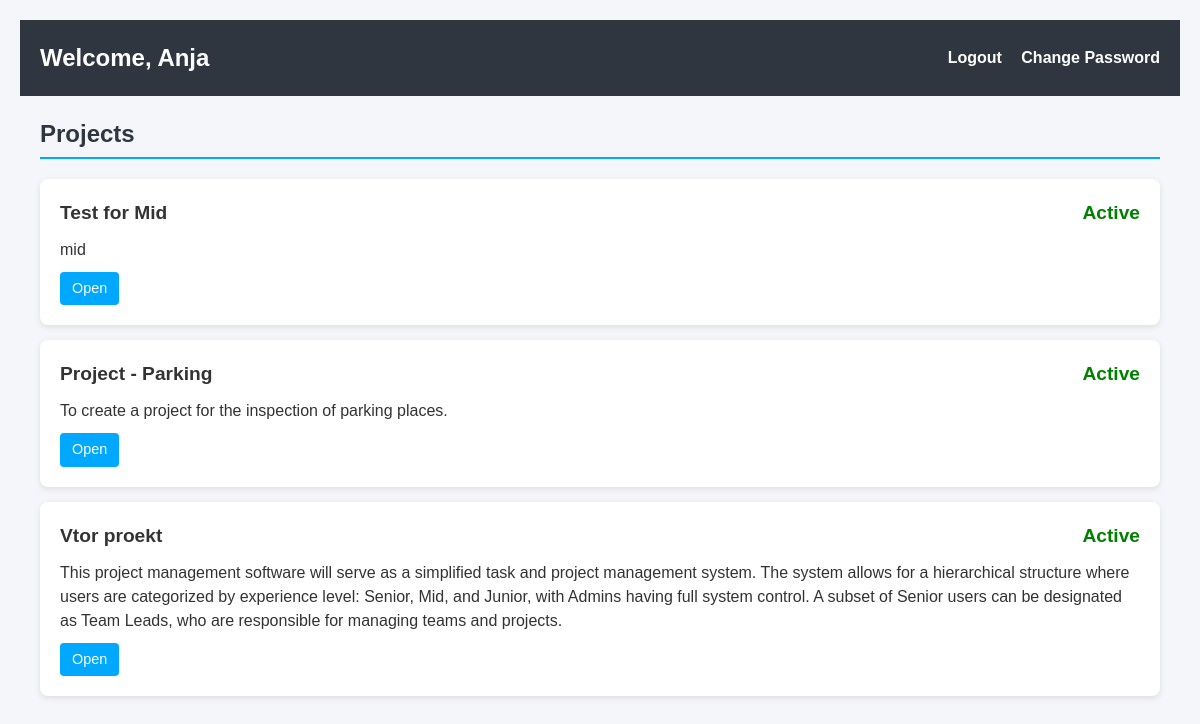
Page /dashboard.php (signed in) on the committed database.
### tables this page shows
CREATE TABLE `projects` (
  `id` int(11) NOT NULL,
  `title` varchar(255) NOT NULL,
  `description` text DEFAULT NULL,
  `requirements` text DEFAULT NULL,
  `estimated_time` varchar(100) DEFAULT NULL,
  `team_lead_id` int(11) DEFAULT NULL,
  `status` enum('Active','Done','Expired') DEFAULT 'Active',
  `deadline` date DEFAULT NULL,
  `created_at` timestamp NOT NULL DEFAULT current_timestamp()
);

### src/auth.php (called while the page is built, shortened)
<?php
require_once __DIR__.'/db.php';
function currentUser(){
    return $_SESSION['user'] ?? null; }
function userLevel($userId){
    global $pdo;
    $stmt = $pdo->prepare("SELECT level FROM users WHERE id=?");
    $stmt->execute([$userId]);
    return $stmt->fetchColumn();
}

### src/controllers/projects.php (called while the page is built, shortened)
<?php
require_once __DIR__.'/../middleware.php';
function getProjectsForUser($userId){
    global $pdo; $lvl=userLevel($userId);
        $stmt=$pdo->prepare("SELECT DISTINCT p.* FROM projects p LEFT JOIN project_members pm ON p.id = pm.project_id WHERE p.team_lead_id = ? OR pm.user_id = ? ORDER BY p.created_at DESC");
        $stmt->execute([$userId,$userId]);
        return $stmt->fetchAll(); }

### public/dashboard.php (the view, shortened to what this page needs)
<?php
require_once __DIR__.'/../src/auth.php';
require_once __DIR__.'/../src/controllers/projects.php';
$user = currentUser();
$projects = getProjectsForUser($user['id']);
?>
<!doctype html>
<html>
<head>
    <link rel='stylesheet' href='css/styles.css'>
</head>
<body>
<header>
    <h1>Welcome, <?=htmlspecialchars($user['name'])?></h1>
    <div>
        <a href='logout.php'>Logout</a>
        <a href='change_password.php'>Change Password</a>
    </div>
</header>
<main>
<h2>Projects</h2>
<?php if(count($projects) > 0): ?>
    <?php foreach($projects as $p): ?>
        <div class='project'>
            <h3>
                <?=htmlspecialchars($p['title'])?>
                <span class="<?= $p['status'] === 'Expired' ? 'status-expired' : 'status-active' ?>">
                    <?=htmlspecialchars($p['status'])?>
                </span>
            </h3>
            <p><?=nl2br(htmlspecialchars($p['description'] ?? ''))?></p>
            <a href='project_view.php?id=<?=$p['id']?>'>Open</a>
        </div>
    <?php endforeach; ?>
<?php else: ?>
    <p>No projects available.</p>
<?php endif; ?>
</main>
</body>
</html>

### public/css/styles.css (style rules this page uses)
body { font-family: Arial, Helvetica, sans-serif; margin: 20px; background: #f6f8fa }
header { display: flex; justify-content: space-between; align-items: center }
.project, .task { background: #fff; padding: 12px; margin: 8px 0; border-radius: 6px }

### public/dashboard.php (style rules this page uses)
* { box-sizing: border-box; margin: 0; padding: 0; }
body { font-family: Arial, sans-serif; background-color: #f5f6fa; color: #333; line-height: 1.5; }
header { background-color: #2f3640; color: white; padding: 20px; display: flex; justify-content: space-between; align-items: center; }
header h1 { font-size: 1.5rem; }
header a { color: white; text-decoration: none; margin-left: 15px; font-weight: bold; }
main { max-width: 1200px; margin: 20px auto; padding: 0 20px; }
h2 { margin-bottom: 20px; color: #2f3640; border-bottom: 2px solid #00a8ff; padding-bottom: 5px; }
.project { background-color: white; border-radius: 8px; padding: 20px; margin-bottom: 15px; box-shadow: 0 2px 6px rgba(0,0,0,0.1); transition: transform 0.2s, box-shadow 0.2s; }
.project h3 { font-size: 1.2rem; margin-bottom: 10px; display: flex; align-items: center; justify-content: space-between; }
.project p { margin-bottom: 10px; }
.project a { display: inline-block; padding: 6px 12px; background-color: #00a8ff; color: white; text-decoration: none; border-radius: 4px; font-size: 0.9rem; transition: background-color 0.2s; }
.status-active { color: green; font-weight: bold; }

### rows in the picture
projects: title "Test for Mid", status "Active", description "mid"
projects: title "Project - Parking", status "Active", description "To create a project for the inspection of parking places."
projects: title "Vtor proekt", status "Active", description "This project management software will serve as a simplified task and project management system. The system allows for a hierarchical structure where users are categorized by experience level: Senior, Mid, and Junior, with Admins having full system control. A subset of Senior users can be designated as Team Leads, who are responsible for managing teams and projects."

### other values in the picture
$user['name'] "Anja"
